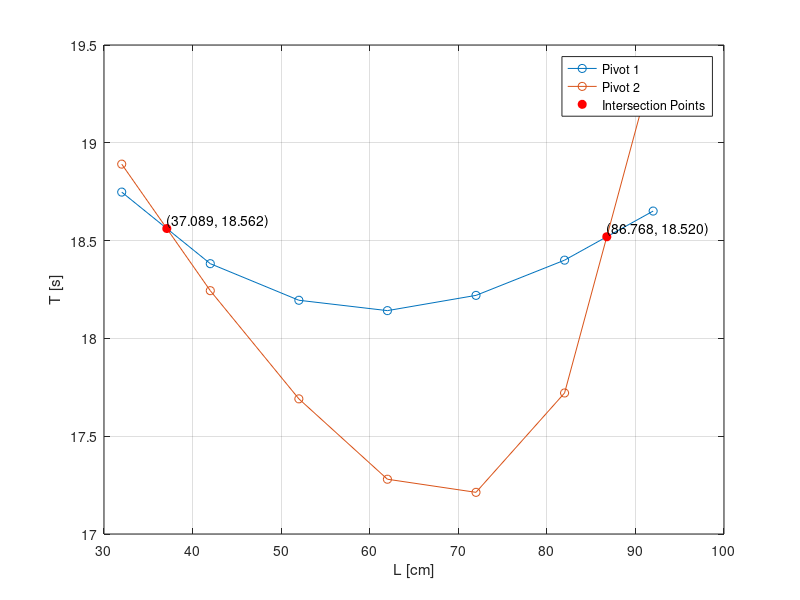

Write the MATLAB code that produced this figure.
% Define the data
uklad1 = [18.748, 18.382, 18.195, 18.142, 18.220, 18.400, 18.651];
uklad2 = [18.891, 18.244, 17.691, 17.280, 17.213, 17.721, 19.396];
x = 32 : 10 : 92;

% Plot the two functions
plot(x, uklad1, '-o', 'DisplayName', 'Pivot 1');
hold on;
plot(x, uklad2, '-o', 'DisplayName', 'Pivot 2');

% Find intersection points
diff = uklad1 - uklad2;
sign_changes = find(diff(1:end-1) .* diff(2:end) < 0);

intersect_x = [];
intersect_y = [];

for i = 1:length(sign_changes)
    idx = sign_changes(i);
    
    % Linear interpolation
    x1 = x(idx);
    y1_1 = uklad1(idx);
    y1_2 = uklad2(idx);
    
    x2 = x(idx+1);
    y2_1 = uklad1(idx+1);
    y2_2 = uklad2(idx+1);
    
    m1 = (y2_1 - y1_1) / (x2 - x1);
    m2 = (y2_2 - y1_2) / (x2 - x1);
    
    c1 = y1_1 - m1 * x1;
    c2 = y1_2 - m2 * x1;
    
    xi = (c2 - c1) / (m1 - m2);
    yi = m1 * xi + c1;
    
    intersect_x = [intersect_x, xi];
    intersect_y = [intersect_y, yi];
end

% Plot the intersection points
if ~isempty(intersect_x)
    plot(intersect_x, intersect_y, 'ro', 'MarkerFaceColor', 'r', 'DisplayName', 'Intersection Points');
    for i = 1:length(intersect_x)
        text(intersect_x(i), intersect_y(i), sprintf('(%.3f, %.3f)', intersect_x(i), intersect_y(i)), 'VerticalAlignment', 'bottom');
    end
end

% Add labels and title
xlabel('L [cm]');
ylabel('T [s]');
legend('show');
grid on;
hold off;

% Display intersection points in the console
disp('Intersection points:');
for i = 1:length(intersect_x)
    fprintf('Intersection %d: (x = %.3f, y = %.3f)\n', i, intersect_x(i), intersect_y(i));
end